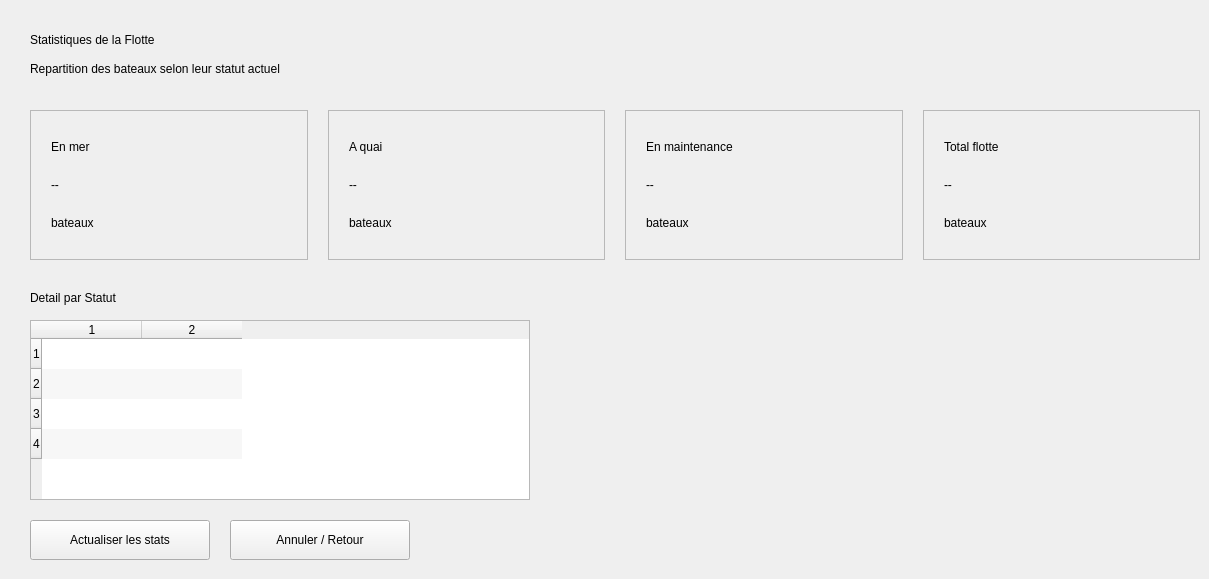
      <widget class="QWidget" name="pageStatistiques">
       <widget class="QLabel" name="lblStatsPageTitle">
        <property name="geometry">
         <rect>
          <x>30</x>
          <y>20</y>
          <width>600</width>
          <height>40</height>
         </rect>
        </property>
        <property name="text">
         <string>Statistiques de la Flotte</string>
        </property>
       </widget>
       <widget class="QLabel" name="lblStatsSubtitle">
        <property name="geometry">
         <rect>
          <x>30</x>
          <y>58</y>
          <width>600</width>
          <height>22</height>
         </rect>
        </property>
        <property name="text">
         <string>Repartition des bateaux selon leur statut actuel</string>
        </property>
       </widget>
       <widget class="QWidget" name="statsCardsRow" native="true">
        <property name="geometry">
         <rect>
          <x>30</x>
          <y>110</y>
          <width>1170</width>
          <height>150</height>
         </rect>
        </property>
        <layout class="QHBoxLayout" name="statsCardsLayout">
         <property name="spacing">
          <number>20</number>
         </property>
         <property name="leftMargin">
          <number>0</number>
         </property>
         <property name="topMargin">
          <number>0</number>
         </property>
         <property name="rightMargin">
          <number>0</number>
         </property>
         <property name="bottomMargin">
          <number>0</number>
         </property>
         <item>
          <widget class="QFrame" name="cardEnMer">
           <property name="frameShape">
            <enum>QFrame::Shape::StyledPanel</enum>
           </property>
           <layout class="QVBoxLayout" name="cardEnMerLayout">
            <property name="leftMargin">
             <number>20</number>
            </property>
            <property name="topMargin">
             <number>20</number>
            </property>
            <property name="rightMargin">
             <number>20</number>
            </property>
            <property name="bottomMargin">
             <number>20</number>
            </property>
            <item>
             <widget class="QLabel" name="lblCardMerIcon">
              <property name="text">
               <string>En mer</string>
              </property>
             </widget>
            </item>
            <item>
             <widget class="QLabel" name="lblCardMerCount">
              <property name="text">
               <string>--</string>
              </property>
             </widget>
            </item>
            <item>
             <widget class="QLabel" name="lblCardMerLabel">
              <property name="text">
               <string>bateaux</string>
              </property>
             </widget>
            </item>
           </layout>
          </widget>
         </item>
         <item>
          <widget class="QFrame" name="cardAQuai">
           <property name="frameShape">
            <enum>QFrame::Shape::StyledPanel</enum>
           </property>
           <layout class="QVBoxLayout" name="cardAQuaiLayout">
            <property name="leftMargin">
             <number>20</number>
            </property>
            <property name="topMargin">
             <number>20</number>
            </property>
            <property name="rightMargin">
             <number>20</number>
            </property>
            <property name="bottomMargin">
             <number>20</number>
            </property>
            <item>
             <widget class="QLabel" name="lblCardQuaiIcon">
              <property name="text">
               <string>A quai</string>
              </property>
             </widget>
            </item>
            <item>
             <widget class="QLabel" name="lblCardQuaiCount">
              <property name="text">
               <string>--</string>
              </property>
             </widget>
            </item>
            <item>
             <widget class="QLabel" name="lblCardQuaiLabel">
              <property name="text">
               <string>bateaux</string>
              </property>
             </widget>
            </item>
           </layout>
          </widget>
         </item>
         <item>
          <widget class="QFrame" name="cardMaintenance">
           <property name="frameShape">
            <enum>QFrame::Shape::StyledPanel</enum>
           </property>
           <layout class="QVBoxLayout" name="cardMaintenanceLayout">
            <property name="leftMargin">
             <number>20</number>
            </property>
            <property name="topMargin">
             <number>20</number>
            </property>
            <property name="rightMargin">
             <number>20</number>
            </property>
            <property name="bottomMargin">
             <number>20</number>
            </property>
            <item>
             <widget class="QLabel" name="lblCardMaintIcon">
              <property name="text">
               <string>En maintenance</string>
              </property>
             </widget>
            </item>
            <item>
             <widget class="QLabel" name="lblCardMaintCount">
              <property name="text">
               <string>--</string>
              </property>
             </widget>
            </item>
            <item>
             <widget class="QLabel" name="lblCardMaintLabel">
              <property name="text">
               <string>bateaux</string>
              </property>
             </widget>
            </item>
           </layout>
          </widget>
         </item>
         <item>
          <widget class="QFrame" name="cardTotal">
           <property name="frameShape">
            <enum>QFrame::Shape::StyledPanel</enum>
           </property>
           <layout class="QVBoxLayout" name="cardTotalLayout">
            <property name="leftMargin">
             <number>20</number>
            </property>
            <property name="topMargin">
             <number>20</number>
            </property>
            <property name="rightMargin">
             <number>20</number>
            </property>
            <property name="bottomMargin">
             <number>20</number>
            </property>
            <item>
             <widget class="QLabel" name="lblCardTotalIcon">
              <property name="text">
               <string>Total flotte</string>
              </property>
             </widget>
            </item>
            <item>
             <widget class="QLabel" name="lblCardTotalCount">
              <property name="text">
               <string>--</string>
              </property>
             </widget>
            </item>
            <item>
             <widget class="QLabel" name="lblCardTotalLabel">
              <property name="text">
               <string>bateaux</string>
              </property>
             </widget>
            </item>
           </layout>
          </widget>
         </item>
        </layout>
       </widget>
       <widget class="QLabel" name="lblStatsTableTitle">
        <property name="geometry">
         <rect>
          <x>30</x>
          <y>285</y>
          <width>400</width>
          <height>25</height>
         </rect>
        </property>
        <property name="text">
         <string>Detail par Statut</string>
        </property>
       </widget>
       <widget class="QTableWidget" name="tableStats">
        <property name="geometry">
         <rect>
          <x>30</x>
          <y>320</y>
          <width>500</width>
          <height>180</height>
         </rect>
        </property>
        <property name="editTriggers">
         <set>QAbstractItemView::EditTrigger::NoEditTriggers</set>
        </property>
        <property name="alternatingRowColors">
         <bool>true</bool>
        </property>
        <property name="selectionBehavior">
         <enum>QAbstractItemView::SelectionBehavior::SelectRows</enum>
        </property>
        <property name="showGrid">
         <bool>false</bool>
        </property>
        <property name="rowCount">
         <number>4</number>
        </property>
        <property name="columnCount">
         <number>2</number>
        </property>
        <row/>
        <row/>
        <row/>
        <row/>
        <column/>
        <column/>
       </widget>
       <widget class="QPushButton" name="btnRefreshStats">
        <property name="geometry">
         <rect>
          <x>30</x>
          <y>520</y>
          <width>180</width>
          <height>40</height>
         </rect>
        </property>
        <property name="text">
         <string>Actualiser les stats</string>
        </property>
       </widget>
       <widget class="QPushButton" name="btnRetour">
        <property name="geometry">
         <rect>
          <x>230</x>
          <y>520</y>
          <width>180</width>
          <height>40</height>
         </rect>
        </property>
        <property name="text">
         <string>Annuler / Retour</string>
        </property>
       </widget>
       <widget class="QLabel" name="chartLabel">
        <property name="geometry">
         <rect>
          <x>560</x>
          <y>320</y>
          <width>600</width>
          <height>250</height>
         </rect>
        </property>
        <property name="text">
         <string/>
        </property>
        <property name="alignment">
         <set>Qt::AlignmentFlag::AlignCenter</set>
        </property>
       </widget>
      </widget>
